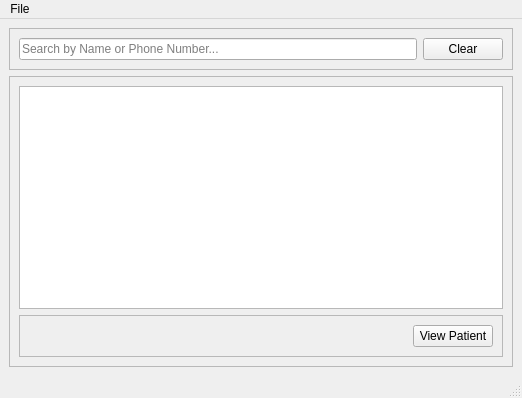
<?xml version="1.0" encoding="UTF-8"?>
<ui version="4.0">
 <class>MainWindow</class>
 <widget class="QMainWindow" name="MainWindow">
  <property name="geometry">
   <rect>
    <x>0</x>
    <y>0</y>
    <width>522</width>
    <height>398</height>
   </rect>
  </property>
  <property name="windowTitle">
   <string>MainWindow</string>
  </property>
  <property name="inputMethodHints">
   <set>Qt::ImhLowercaseOnly</set>
  </property>
  <widget class="QWidget" name="centralwidget">
   <layout class="QVBoxLayout" name="verticalLayout_2">
    <item>
     <widget class="QFrame" name="frame">
      <property name="frameShape">
       <enum>QFrame::StyledPanel</enum>
      </property>
      <property name="frameShadow">
       <enum>QFrame::Raised</enum>
      </property>
      <layout class="QHBoxLayout" name="horizontalLayout">
       <item>
        <widget class="QLineEdit" name="search_textbox">
         <property name="placeholderText">
          <string>Search by Name or Phone Number...</string>
         </property>
        </widget>
       </item>
       <item>
        <widget class="QPushButton" name="clear_search_button">
         <property name="text">
          <string>Clear</string>
         </property>
        </widget>
       </item>
      </layout>
     </widget>
    </item>
    <item>
     <widget class="QFrame" name="frame_3">
      <property name="frameShape">
       <enum>QFrame::StyledPanel</enum>
      </property>
      <property name="frameShadow">
       <enum>QFrame::Raised</enum>
      </property>
      <layout class="QVBoxLayout" name="verticalLayout">
       <item>
        <widget class="QListWidget" name="patient_list_widget"/>
       </item>
       <item>
        <widget class="QFrame" name="frame_2">
         <property name="frameShape">
          <enum>QFrame::StyledPanel</enum>
         </property>
         <property name="frameShadow">
          <enum>QFrame::Raised</enum>
         </property>
         <layout class="QHBoxLayout" name="horizontalLayout_2">
          <item>
           <spacer name="horizontalSpacer">
            <property name="orientation">
             <enum>Qt::Horizontal</enum>
            </property>
            <property name="sizeHint" stdset="0">
             <size>
              <width>380</width>
              <height>20</height>
             </size>
            </property>
           </spacer>
          </item>
          <item>
           <widget class="QPushButton" name="view_patient_button">
            <property name="text">
             <string>View Patient</string>
            </property>
           </widget>
          </item>
         </layout>
        </widget>
       </item>
      </layout>
     </widget>
    </item>
   </layout>
  </widget>
  <widget class="QStatusBar" name="statusbar"/>
  <widget class="QMenuBar" name="menubar">
   <property name="geometry">
    <rect>
     <x>0</x>
     <y>0</y>
     <width>522</width>
     <height>22</height>
    </rect>
   </property>
   <widget class="QMenu" name="menuFile">
    <property name="title">
     <string>File</string>
    </property>
    <addaction name="actionCreate_New_Patient"/>
    <addaction name="actionDelete_Patient"/>
    <addaction name="actionQuit"/>
   </widget>
   <addaction name="menuFile"/>
  </widget>
  <action name="actionCreate_New_Patient">
   <property name="text">
    <string>Create New Patient</string>
   </property>
  </action>
  <action name="actionQuit">
   <property name="text">
    <string>Quit</string>
   </property>
  </action>
  <action name="actionDelete_Patient">
   <property name="text">
    <string>Delete Patient</string>
   </property>
  </action>
 </widget>
 <resources/>
 <connections/>
</ui>
